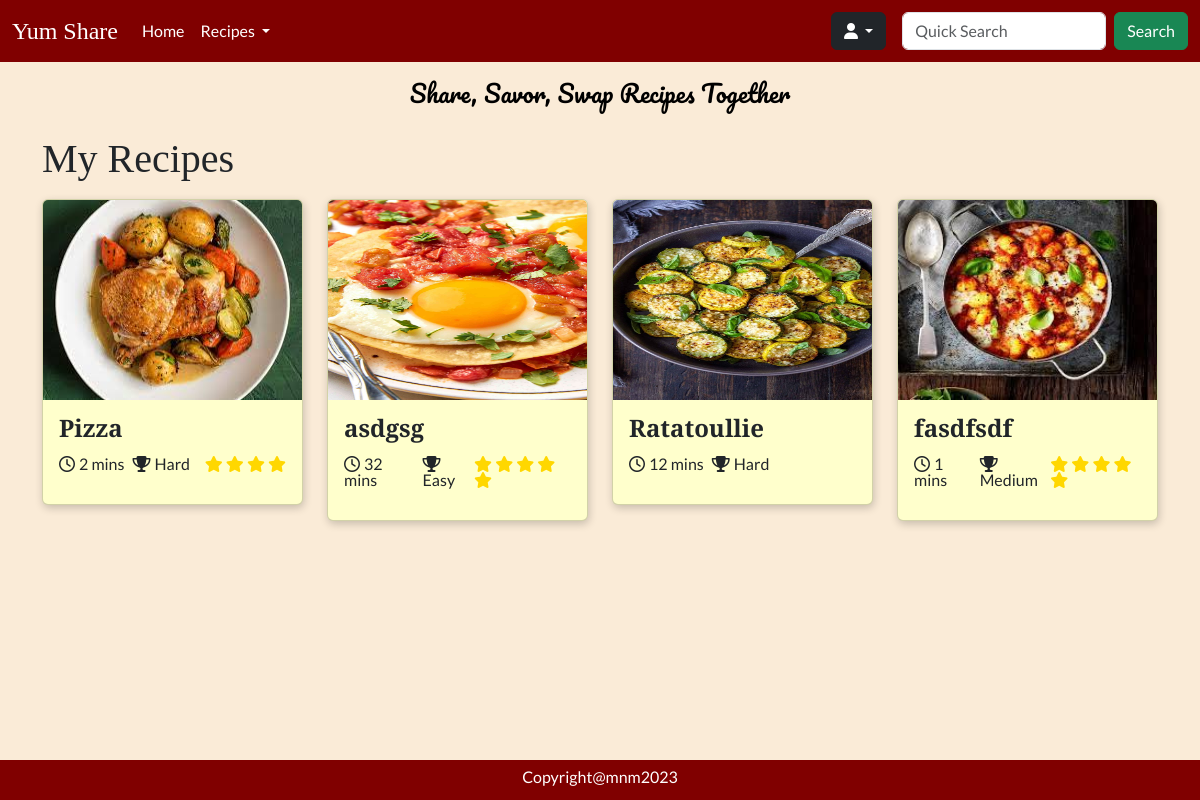
The page /recipes/favourites (signed in) on the database as committed earlier.
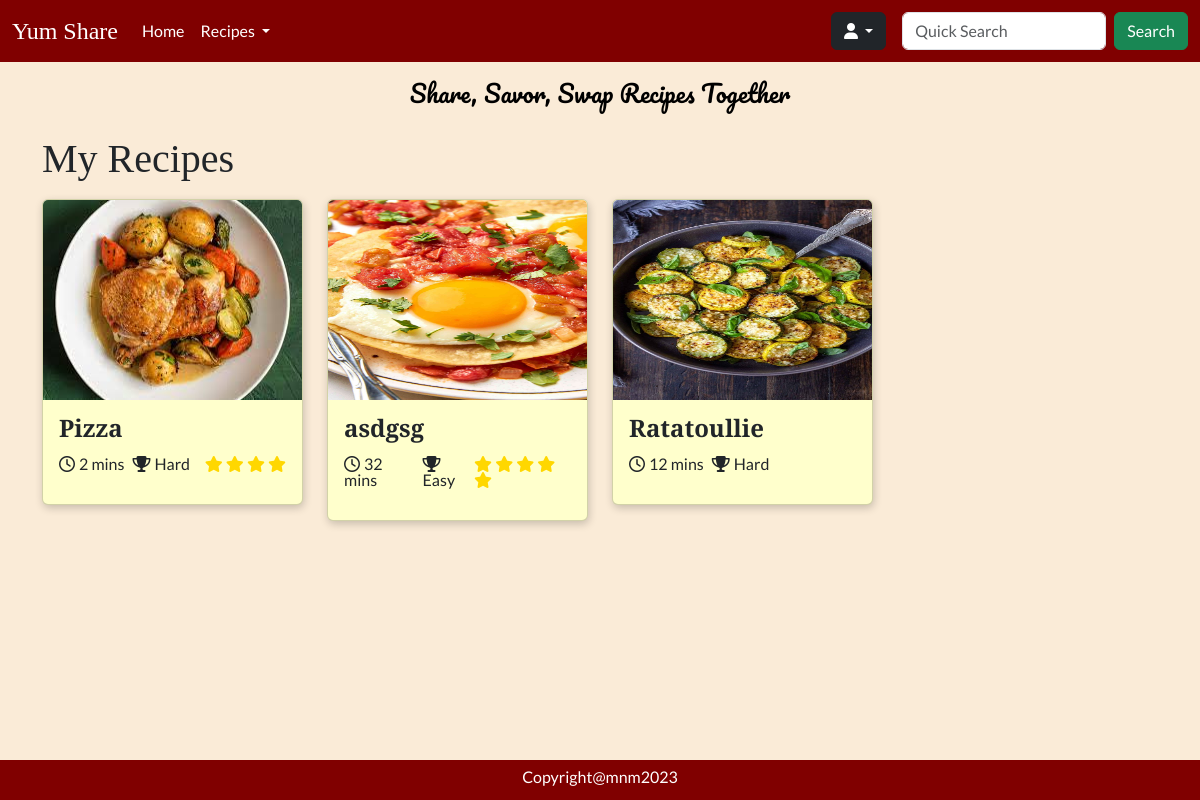
The same page on the database as committed later.
### tables this page shows
CREATE TABLE `recipes` (
  `id` int NOT NULL AUTO_INCREMENT,
  `name` varchar(255) NOT NULL,
  `time` int NOT NULL,
  `difficulty` int DEFAULT NULL,
  `description` varchar(255) DEFAULT NULL,
  `instructions` text NOT NULL,
  `servings` int DEFAULT NULL,
  `image` varchar(255) DEFAULT NULL,
  `views` int DEFAULT '0',
  `user_id` int NOT NULL,
  `created` datetime NOT NULL,
  `ingredients` text NOT NULL,
  `updated` datetime DEFAULT NULL,
  `rating` int DEFAULT '0',
  PRIMARY KEY (`id`),
  KEY `user_id` (`user_id`),
  CONSTRAINT `recipes_ibfk_1` FOREIGN KEY (`user_id`) REFERENCES `users` (`id`) ON DELETE CASCADE
);

### Core/functions.php (called while the page is built, shortened)
<?php
function base_path($path)
{
    return BASE_PATH . $path;
}
function view($path, $attributes = [])
{
    extract($attributes);
    require base_path('views/' . $path);
}
function intToDifficulty($value) {
    switch($value) {
        case 1:
            return 'Easy';
            break;
        case 2:
            return 'Medium';
            break;
        case 3:
            return 'Hard';
            break;
    }
}

### Http/controllers/favourites/index.php (called while the page is built, shortened)
<?php
$favRepo = new FavouriteRepository();
$recipeRepo = new RecipeRepository();
$favourites = $favRepo->findByUserId($_SESSION['user']['id']);
$recipes = [];
foreach ($favourites as $favourite) {
    $recipes[] = $recipeRepo->findById($favourite['recipe_id']);
}
view('recipes/index.view.php', [
    'recipes' => $recipes
]);

### public/index.php (called while the page is built, shortened)
<?php
require BASE_PATH . 'Core/functions.php';
require BASE_PATH . 'bootstrap.php';
$router = new Core\Router();
$url = parse_url($_SERVER['REQUEST_URI'])['path'];
$method = $_POST['_method'] ?? $_SERVER['REQUEST_METHOD'];
$router->route($url, $method);

### Core/App.php (called while the page is built, shortened)
<?php
class App
{
    protected static Container $container;
    public static function setContainer($container) {
        static::$container = $container;
    }
    public static function getContainer() {
        return static::$container;
    }
}

### config.php (called while the page is built)
<?php
return [
  'database' => [
      'host' => 'localhost',
      'port' => 3306,
      'dbname' => 'recipeapp'
  ]
];

### bootstrap.php (called while the page is built, shortened)
<?php
$container = new Container();
$container->bind('Core\Database', function () {
    $config = require base_path('config.php');
    return new Database($config['database']);
});

### Core/Database.php (called while the page is built, shortened)
<?php
class Database
{
    protected $connection;
    public function __construct($config, $username = 'root', $password = 'root')
    {
        $dsn = 'mysql:' . http_build_query($config, '', ';');
        $this->connection = new PDO($dsn, $username, $password, [
            PDO::ATTR_DEFAULT_FETCH_MODE => PDO::FETCH_ASSOC
        ]);
    }
    public function query($query, $params = []) {
        $this->statement = $this->connection->prepare($query);
        $this->statement->execute($params);
        return $this->statement;
    }
}

### Core/Container.php (called while the page is built, shortened)
<?php
class Container
{
    protected $bindings = [];
    public function bind($key, $value) {
        $this->bindings[$key] = $value;
    }
    public function resolve($key) {
        return call_user_func($this->bindings[$key]);
    }
}

### repositories/FavouriteRepository.php (called while the page is built, shortened)
<?php
class FavouriteRepository
{
    protected $db;
    public function __construct()
    {
        $this->db = App::getContainer()->resolve('Core\Database');
    }
    public function findByUserId($id) {
        $statement = "SELECT * FROM favourites WHERE user_id=:id";
        return $this->db->query($statement, [
                'id' => $id
                ])->fetchAll();
    }
}

### repositories/RecipeRepository.php (called while the page is built, shortened)
<?php
class RecipeRepository
{
    protected Database $db;
    public function __construct()
    {
        $this->db = App::getContainer()->resolve('Core\Database');
    }
    public function findById(int $recipeId) {
        $statement = "SELECT * FROM recipes WHERE id = :id";
        return $this->db->query($statement, [
           'id' => $recipeId
        ])->fetch();
    }
}

### views/recipes/index.view.php (the view, shortened to what the changed rows need)
<!doctype html>
<html lang="en">
<head>
    <?php require BASE_PATH . 'public/resources/links/links.php' ?>
</head>
<body>
    <header>
        <?php require base_path('views/partials/nav.view.php') ?>
    </header>
    <main>
        <div class="content">
            <p class="slogan text-black mb-4 fs-4">Share, Savor, Swap Recipes Together</p>
            <div class="container">
                <h1 class="heading mb-3">My Recipes</h1>
                <?php if (!$recipes) : ?>
                    <p class="fs-4">No recipes found</p>
                    <p><a href="/recipes/create">Create</a> a recipe.</p>
                <?php else : ?>
                    <div class="row">
                        <?php foreach ($recipes as $recipe) : ?>
                            <div class="col-12 col-md-4 col-lg-3">
                                <a class="no-underline" href="/recipe?id=<?= $recipe['id'] ?>">
                                    <div class="recipe-card card mb-3" style="background-color: #ffffcc;">
                                        <img src='<?= $recipe['image'] ?>' class="card-img-top bg-white" alt="recipe" style="height: 200px ;">
                                        <div class="card-body lh-1">
                                            <p class="heading card-title fs-4 fw-semibold"><?= $recipe['name'] ?></p>
                                            <div class="d-flex flex-row justify-content-between mt-3">
                                                <div class="d-flex flex-row gap-2">
                                                    <p><i class="fa-regular fa-clock me-1"></i><?= htmlspecialchars($recipe['time']) ?> mins</p>
                                                    <p><i class="fa-solid fa-trophy me-1"></i><?= htmlspecialchars(intToDifficulty($recipe['difficulty'])) ?></p>
                                                </div>
                                                <div>
                                                    <?php for ($i = 1; $i <= $recipe['rating']; $i++) : ?>
                                                        <i class="star fa-solid fa-star"></i>
                                                    <?php endfor; ?>
                                                </div>
                                            </div>
                                        </div>
                                    </div>
                                </a>
                            </div>
                        <?php endforeach; ?>
                    </div>
                <?php endif; ?>
            </div>
        </div>
    </main>
    <footer>
        <?php require base_path("views/partials/footer.view.php") ?>
    </footer>
</body>

### Core/Router.php (shortened to what the changed rows need)
<?php
class Router
{
    protected $routes = [];
    public function add($url, $controller, $method) {
        $this->routes[] = [
            'url' => $url,
            'controller' => $controller,
            'method' => $method,
            'middleware' => null
        ];
        return $this;
    }
    public function only($key) {
        $this->routes[array_key_last($this->routes)]['middleware'] = $key;
        return $this;
    }
    public function route($url, $method) {
        foreach ($this->routes as $route) {
            if ($route['url'] === $url && $route['method'] === strtoupper($method)) {
                return require base_path('Http/controllers/' . $route['controller']);
            }
        }
    }
}

### views/partials/nav.view.php (shortened to what the changed rows need)
<nav class="navbar navbar-expand-lg text-white fixed-top">
    <?php if (isset($_SESSION['user'])) : ?>
        <div class="container-fluid">
            <?php $brandLink = isset($_SESSION['user']) ? '/home' : '/' ?>
            <a class="heading navbar-brand text-white fs-4" href="<?= $brandLink ?>">Yum Share</a>
            <div class="collapse navbar-collapse" id="navbarSupportedContent">
                <ul class="navbar-nav me-auto mb-2 mb-lg-0">
                    <li class="nav-item">
                        <a class="nav-link active text-white" aria-current="page" href="/home"><span class="gray-hover">Home</span></a>
                    </li>
                    <li class="nav-item dropdown">
                        <a class="nav-link dropdown-toggle text-white" href="#" role="button" data-bs-toggle="dropdown" aria-expanded="false">
                            <span class="gray-hover">Recipes</span>
                        </a>
                    </li>
                </ul>
                <div class="nav-item btn-group dropdown me-3 mb-3 mb-lg-0">
                    <button type="button" class="btn btn-dark dropdown-toggle" data-bs-toggle="dropdown" aria-expanded="false">
                        <i class="fa-solid fa-user"></i>
                    </button>
                </div>
                <form class="d-flex" role="search" action="/search" method="GET">
                    <input name="name" class="form-control me-2" type="search" placeholder="Quick Search" aria-label="Search">
                    <button class="btn btn-success" type="submit">Search</button>
                </form>
            </div>
        </div>
    <?php endif; ?>
</nav>

### views/partials/footer.view.php
<div class="d-flex flex-row justify-content-center align-items-center" style="height: 30px;">
  <p class="text-white">Copyright@mnm2023</p>
</div>

Rows that differ between the two databases and show on the page:
removed recipes: image (picture), name "fasdfsdf", time "1", difficulty "Medium", rating 5 (drawn)
